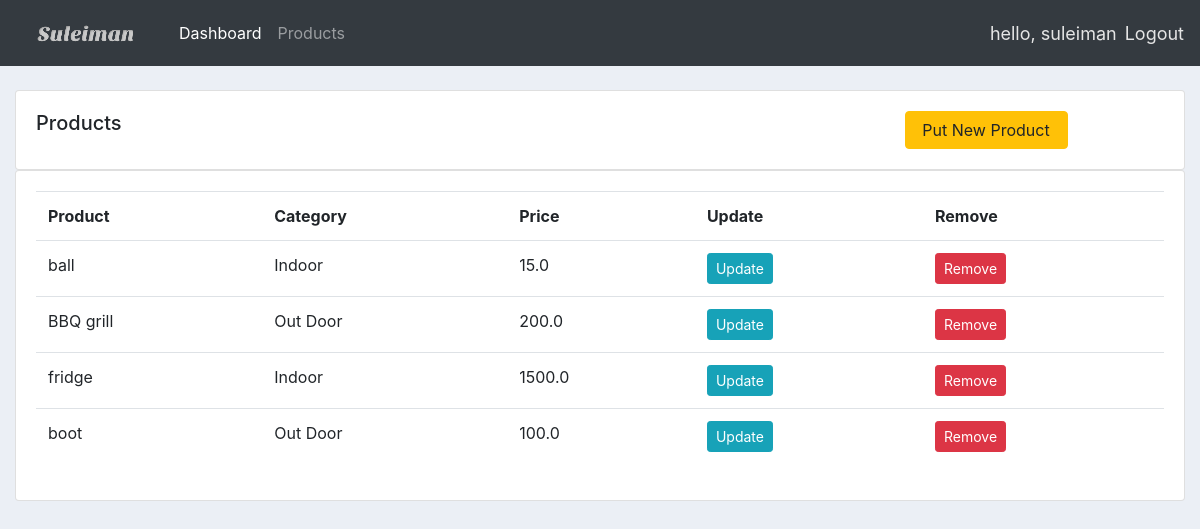
The app's page /products/ (signed in), older data.
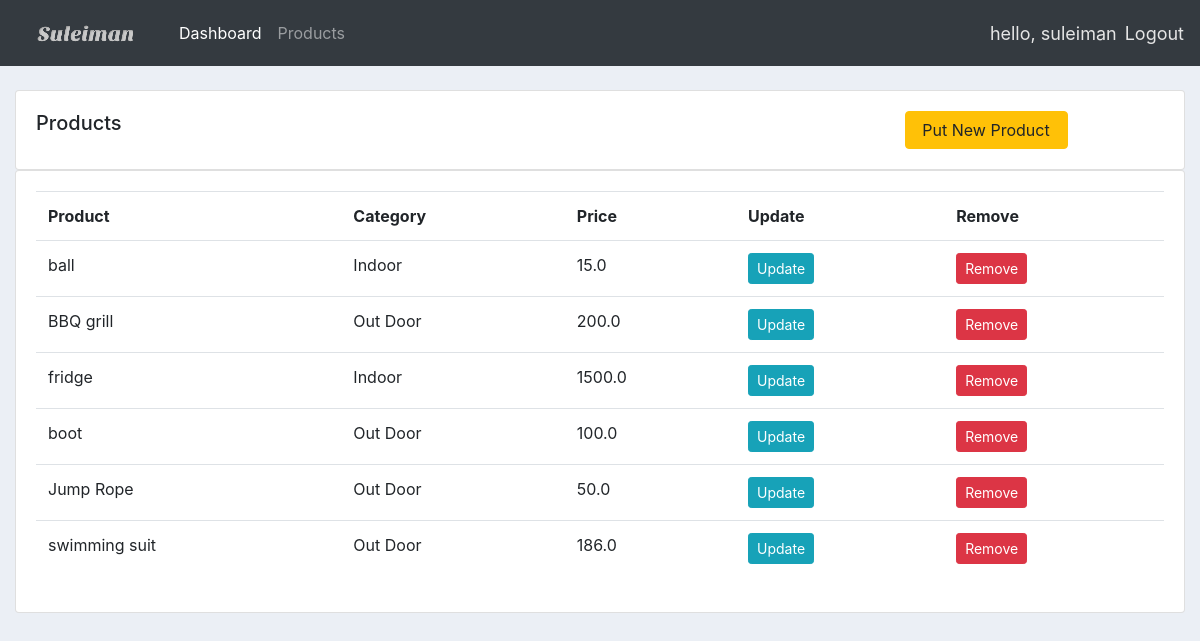
The same page, newer data.
### accounts/models.py (models this page shows, shortened)
class Product(models.Model):
    CATEGORY = (
        ('Indoor', 'Indoor'),
        ('Out Door', 'Out Door'),
    )
    name = models.CharField(max_length=200, null=True)
    price = models.FloatField(max_length=200)
    category = models.CharField(max_length=200, null=True, choices=CATEGORY)
    description = models.CharField(max_length=200, blank=True, null=True)
    date_created  = models.DateTimeField(auto_now_add=True, null=True)
    tag = models.ManyToManyField(Tag)

### accounts/decorators.py (the view)
        def wrapper_func(request, *args, **kwargs):
            group = None
            if request.user.groups.exists():
                group = request.user.groups.all()[0].name
            if group in allowed_roles:
                return view_func(request,*args, **kwargs)
            else:
                return HttpResponse('You are not autherized to view this page.')

### accounts/views.py (called while the page is built)
@login_required(login_url='login')
@allowed_users(allowed_roles=['admin'])
def products(request):
    products = Product.objects.all()
    return render(request, 'accounts/products.html', {'products':products})

### accounts/templates/accounts/products.html
{%  extends 'accounts/main.html' %}
{% block content %}
		<br>
		<div class="row">
			<div class="col-md">
				<div class="card card-body">
					<div class="row">
						<div class="col-md-9">
							<h5>Products</h5>
							</div>
							<div class="col-md-2">
								<a class="btn btn-warning  btn-md btn-block" href="{% url 'new_product' %}">Put New Product</a>
							</div>
					</div>
				</div>
				<div class="card card-body">
					<table class="table">
						<tr>
							<th>Product</th>
							<th>Category</th>
							<th>Price</th>
							<th>Update</th>
							<th>Remove</th>
						</tr>
						{% for product in products %}
							<tr>
							<td>{{ product.name }}</td>
							<td>{{ product.category }}</td>
							<td>{{ product.price }}</td>
							<td> <a class='btn btn-sm btn-info' href="">Update</a> </td>
							<td> <a class='btn btn-sm btn-danger'href="">Remove</a></td>
							</tr>
						{% endfor %}
					</table>
				</div>
			</div>
		</div>
{% endblock content %}

Row changes from the older to the newer data that the page shows:
added Product: name "Jump Rope", category "Out Door", price "50.0"
added Product: name "swimming suit", category "Out Door", price "186.0"
